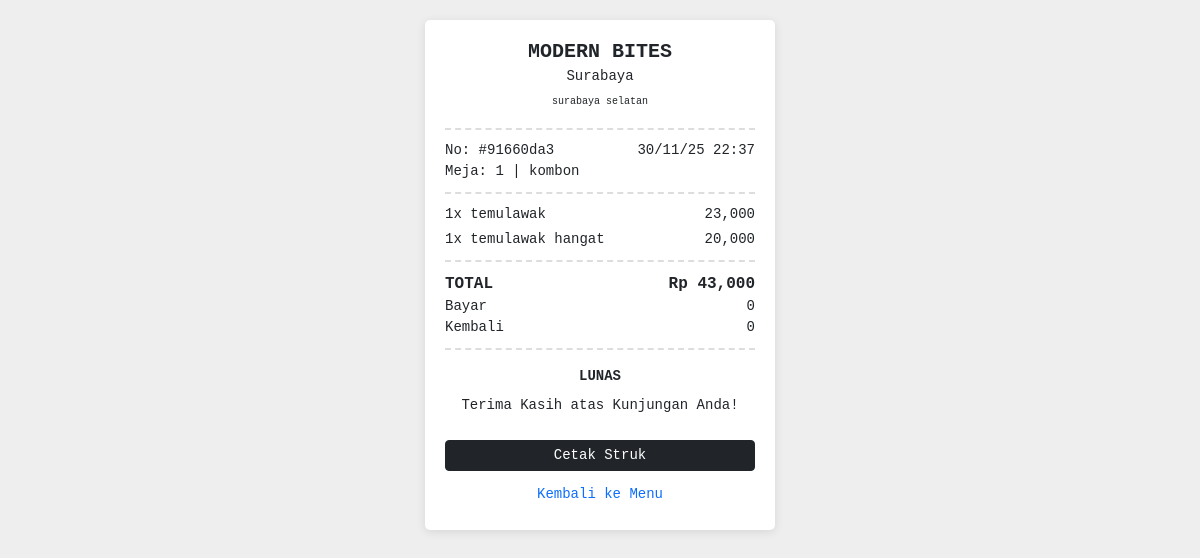
Page /penjualan/struk.php?uuid=91660da3-b4b0-4a1d-8bd0-c74ac265b120 on the committed database.
### tables this page shows
CREATE TABLE `transaksi` (
  `id` int NOT NULL,
  `uuid` varchar(36) NOT NULL,
  `user_id` int DEFAULT NULL,
  `meja_id` int NOT NULL,
  `nama_pelanggan` varchar(100) NOT NULL,
  `total_harga` decimal(10,2) NOT NULL,
  `kode_voucher` varchar(50) DEFAULT NULL,
  `diskon` decimal(15,2) DEFAULT '0.00',
  `poin_didapat` int DEFAULT '0',
  `status_pembayaran` enum('pending','settlement','expire','cancel') DEFAULT 'pending',
  `metode_pembayaran` varchar(50) DEFAULT NULL,
  `snap_token` varchar(255) DEFAULT NULL,
  `midtrans_id` varchar(100) DEFAULT NULL,
  `status_pesanan` enum('menunggu_bayar','menunggu_konfirmasi','diproses','siap_saji','selesai') DEFAULT 'menunggu_bayar',
  `created_at` timestamp NULL DEFAULT CURRENT_TIMESTAMP,
  `uang_bayar` decimal(15,2) DEFAULT '0.00',
  `kembalian` decimal(15,2) DEFAULT '0.00'
);

CREATE TABLE `cabang` (
  `id` int NOT NULL,
  `nama_cabang` varchar(100) NOT NULL,
  `alamat` text NOT NULL,
  `created_at` timestamp NULL DEFAULT CURRENT_TIMESTAMP,
  `is_pusat` tinyint(1) DEFAULT '0',
  `jam_buka` time DEFAULT '10:00:00',
  `jam_tutup` time DEFAULT '22:00:00',
  `is_open` tinyint(1) DEFAULT '1'
);

CREATE TABLE `meja` (
  `id` int NOT NULL,
  `cabang_id` int NOT NULL,
  `nomor_meja` varchar(10) NOT NULL,
  `qr_token` varchar(64) NOT NULL,
  `status` enum('kosong','terisi') DEFAULT 'kosong'
);

CREATE TABLE `transaksi_detail` (
  `id` int NOT NULL,
  `transaksi_id` int NOT NULL,
  `menu_id` int NOT NULL,
  `qty` int NOT NULL,
  `harga_satuan` decimal(10,2) NOT NULL,
  `subtotal` decimal(10,2) NOT NULL,
  `catatan` varchar(255) DEFAULT NULL
);

CREATE TABLE `menu` (
  `id` int NOT NULL,
  `kategori_id` int NOT NULL,
  `cabang_id` int DEFAULT NULL,
  `nama_menu` varchar(100) NOT NULL,
  `deskripsi` text,
  `harga` decimal(10,2) NOT NULL,
  `stok` int NOT NULL DEFAULT '0',
  `gambar` varchar(255) DEFAULT NULL,
  `is_active` tinyint(1) DEFAULT '1',
  `harga_promo` decimal(10,2) DEFAULT '0.00',
  `is_promo` tinyint(1) DEFAULT '0'
);

### penjualan/struk.php (the view, shortened to what this page needs)
<?php
require_once '../auth/koneksi.php';
$uuid = $_GET['uuid'] ?? '';
$query = "SELECT t.*, m.nomor_meja, c.nama_cabang, c.alamat
          FROM transaksi t
          JOIN meja m ON t.meja_id = m.id
          JOIN cabang c ON m.cabang_id = c.id
          WHERE t.uuid = '$uuid'";
$trx = $koneksi->query($query)->fetch_assoc();
$details = $koneksi->query("SELECT d.*, m.nama_menu FROM transaksi_detail d JOIN menu m ON d.menu_id = m.id WHERE d.transaksi_id = '".$trx['id']."'");
?>
<!DOCTYPE html>
<html>
<head>
    <link href="https://cdn.jsdelivr.net/npm/bootstrap@5.3.2/dist/css/bootstrap.min.css" rel="stylesheet">
</head>
<body>
<div class="struk-paper">
    <div class="text-center mb-3">
        <h5 class="fw-bold mb-0">MODERN BITES</h5>
        <small><?= $trx['nama_cabang'] ?></small><br>
        <small style="font-size:10px;"><?= $trx['alamat'] ?></small>
    </div>
    <div class="dashed-line"></div>
    <div class="d-flex justify-content-between small">
        <span>No: #<?= substr($uuid,0,8) ?></span>
        <span><?= date('d/m/y H:i', strtotime($trx['created_at'])) ?></span>
    </div>
    <div class="small">Meja: <?= $trx['nomor_meja'] ?> | <?= $trx['nama_pelanggan'] ?></div>
    <div class="dashed-line"></div>
    <?php while($item = $details->fetch_assoc()): ?>
    <div class="d-flex justify-content-between small mb-1">
        <span><?= $item['qty'] ?>x <?= $item['nama_menu'] ?></span>
        <span><?= number_format($item['subtotal']) ?></span>
    </div>
    <?php endwhile; ?>
    <div class="dashed-line"></div>
    <div class="d-flex justify-content-between fw-bold">
        <span>TOTAL</span>
        <span>Rp <?= number_format($trx['total_harga']) ?></span>
    </div>
    <div class="d-flex justify-content-between small">
        <span>Bayar</span>
        <span><?= number_format($trx['uang_bayar']) ?></span>
    </div>
    <div class="d-flex justify-content-between small">
        <span>Kembali</span>
        <span><?= number_format($trx['kembalian']) ?></span>
    </div>
    <div class="dashed-line"></div>
    <div class="text-center small mt-3">
        <div class="fw-bold mb-2">LUNAS</div>
        Terima Kasih atas Kunjungan Anda!
    </div>
    <div class="mt-4 d-grid gap-2 no-print">
        <button onclick="window.print()" class="btn btn-dark btn-sm">Cetak Struk</button>
        <a href="index" class="btn btn-link btn-sm text-decoration-none">Kembali ke Menu</a>
    </div>
</div>
</body>
</html>

### penjualan/struk.php (style rules this page uses)
body { background: #eee; }
.struk-paper { background: white; width: 350px; margin: 20px auto; padding: 20px; border-radius: 5px; box-shadow: 0 2px 10px rgba(0,0,0,0.1); font-family: 'Courier New', Courier, monospace; }
.dashed-line { border-top: 2px dashed #ddd; margin: 10px 0; }

### rows in the picture
transaksi: cabang.nama_cabang "Surabaya", cabang.alamat "surabaya selatan", created_at "30/11/25 22:37", meja.nomor_meja "1", nama_pelanggan "kombon", total_harga "43,000", uang_bayar "0", kembalian "0"
transaksi_detail: qty "1", menu.nama_menu "temulawak", subtotal "23,000"
transaksi_detail: qty "1", menu.nama_menu "temulawak hangat", subtotal "20,000"

### other values in the picture
substr($uuid,0,8) "91660da3"
